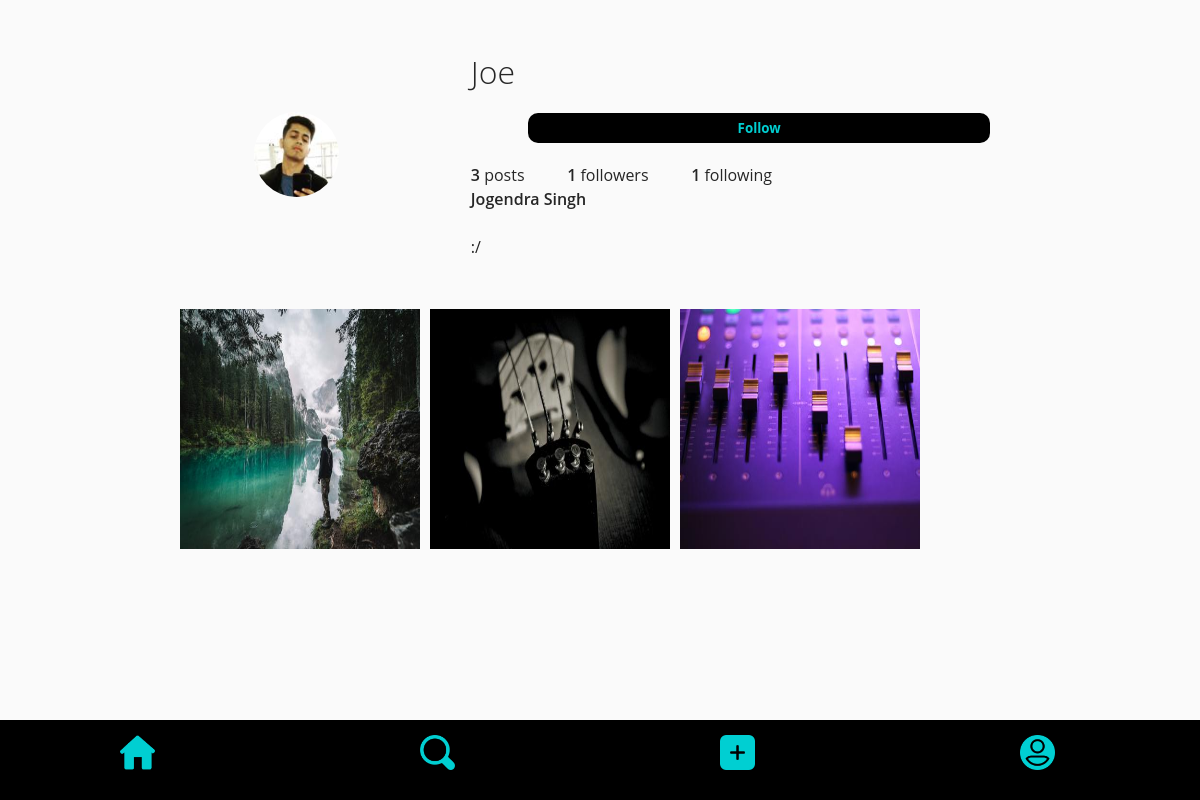
Page /artist/Joe/ (signed in) on the committed database.
### system/models.py (models this page shows, shortened)
class Profile(models.Model):
    profilepic=models.ImageField(default='user.png',upload_to='images')
    user=models.OneToOneField(User,on_delete=models.CASCADE)
    bio=models.CharField(max_length=35,default=' ',null=True,blank=False)
    name=models.CharField(max_length=22 , default='',null=False,blank=False)
    follower = models.IntegerField(default=0)
    following = models.IntegerField(default=0)
    objects=PostManager()

### posts/models.py (models this page shows, shortened)
class UserPost(models.Model):
    artist=models.ForeignKey(User,on_delete=models.CASCADE)
    cover=models.ImageField(upload_to='covers')
    song=models.FileField(upload_to='songs')
    genre=models.CharField(max_length=12 ,default=False)
    date=models.DateField(auto_now_add=True,db_index=True)
    value=models.CharField(max_length=10,default=True,null=False)
    liked=models.ManyToManyField(User,default=None,blank=True,related_name='liked')
    songname=models.CharField(max_length=25 , default='',null=False,blank=False)
    objects=PostManager()
    class Meta:
        ordering= ('date',)

### system/views.py (the view)
@login_required
def artist(request,username):
    user_=User.objects.get(username=username)
    creator=Profile.objects.get(user=user_)
    post=UserPost.objects.filter(artist=creator.user)
    total = len(post)
    if creator.user==request.user :
        return redirect('profile')
    else:
        following_obj = Following.objects.get(user = user_)
        follower,following = following_obj.follower.count(), following_obj.following.count()
        return render(request,'artist.html',locals())

### template/artist.html (shortened to what this page needs)
{% extends 'base.html'%}
{% load static %}
{% block content %}
<link rel='stylesheet' href='{% static "css/artist.css"%}'>
<div class="container">
  <div class="profile">
    <div class="profile-image">
      <img  src='{{ creator.profilepic.url }}' width='85' height="85" alt="">
    </div>
    <div class="profile-user-settings">
      <h1 class="profile-user-name">{{creator.user}}</h1><br>
    </div>
    <div class="profile-stats">
      {% if user.is_authenticated %}
          <Button class='Follow'><a class='follow-' id='follow' href='{% url "follow" creator.user %}'>Follow</a></Button>
      {% endif %}
      <ul>
        <li><span class="profile-stat-count">{{total}}</span> posts</li>
        <li><span class="profile-stat-count">{{follower}}</span> followers</li>
        <li><span class="profile-stat-count">{{following}}</span> following</li>
      </ul>
    </div>
    <div class="profile-bio">
      <p><span class="profile-real-name">
        {% if creator.name == 'False'%}
          {{creator.user}}
        {% else %}
          {{creator.name}}
        {% endif %}
        <br><br>
        </span>{{creator.bio }}</p>
    </div>
  </div>
</div>
<div class='grid'>
    {% for i in post %}
    <div class='module'>
      <a href='{% url "detail_user" i.id %}'><img src='{{i.cover.url}}'></a>
    </div>
   {% endfor %}
{% endblock %}

### static/css/base.css (style rules this page uses)
* { padding:0; margin:0; box-sizing:0; }

### static/css/artist.css (style rules this page uses)
:root { font-size: 10px; }
*, *::before, *::after { box-sizing: border-box; padding:0; }
body { font-family: "Open Sans", Arial, sans-serif; min-height: 100vh; background-color: #fafafa; color: #262626; padding-bottom: 3rem; }
.container img { border-radius: 50%; }
.container { max-width: 93.5rem; margin: 0 auto; padding: 0 2rem; }
.profile { padding: 5rem 0; }
.profile::after { content: ""; display: block; clear: both; }
.profile-image { float: left; width: calc(33.333% - 1rem); display: flex; justify-content: center; align-items: center; margin-right: 3rem; border-width: 3px solid black; }
.profile-image img { border-radius: 50%; background-color: white; border-width: 3px solid black; }
.profile-user-settings, .profile-stats, .profile-bio { float: left; width: calc(66.666% - 2rem); }
.profile-user-settings { margin-top: 1.1rem; }
.profile-user-name { display: inline-block; font-size: 3.2rem; font-weight: 300; }
.profile-stats { margin-top: 2.3rem; }
.profile-stats li { display: inline-block; font-size: 1.6rem; line-height: 1.5; margin-right: 4rem; cursor: pointer; }
.profile-stats li:last-of-type { margin-right: 0; }
.profile-bio { font-size: 1.6rem; font-weight: 400; line-height: 1.5; margin-top: 2.3rem; }
.profile-real-name, .profile-stat-count, .profile-edit-btn { font-weight: 600; }
.grid { display: grid; grid-template-columns: repeat(3 ,20vw); grid-template-rows: auto auto; grid-gap: 10px; width:100%; padding-left: 15%; padding-right: 15%; }
.grid > div { background-color: white(235, 22, 22, 0.8); text-align: center; font-size: 30px; width:100%; height: 30vh; }
.grid img { width:100%; height: 100%; }
.Follow { width: 80%; height: 30px; border-radius: 10px; margin-top: 20px; margin-bottom: 20px; margin-left: 10%; background-color: rgb(0, 0, 0); color: darkturquoise; font-weight: bold; border-width: 0; }
.Follow a { text-decoration: none; color: darkturquoise; font-family: 'Segoe UI', Tahoma, Geneva, Verdana, sans-serif; }

### rows in the picture
Profile: profilepic (picture), user "Joe", name "Jogendra Singh", bio ":/"
UserPost: cover (picture)
UserPost: cover (picture)
UserPost: cover (picture)

### other values in the picture
{{ total }} "3"
{{ follower }} "1"
{{ following }} "1"
